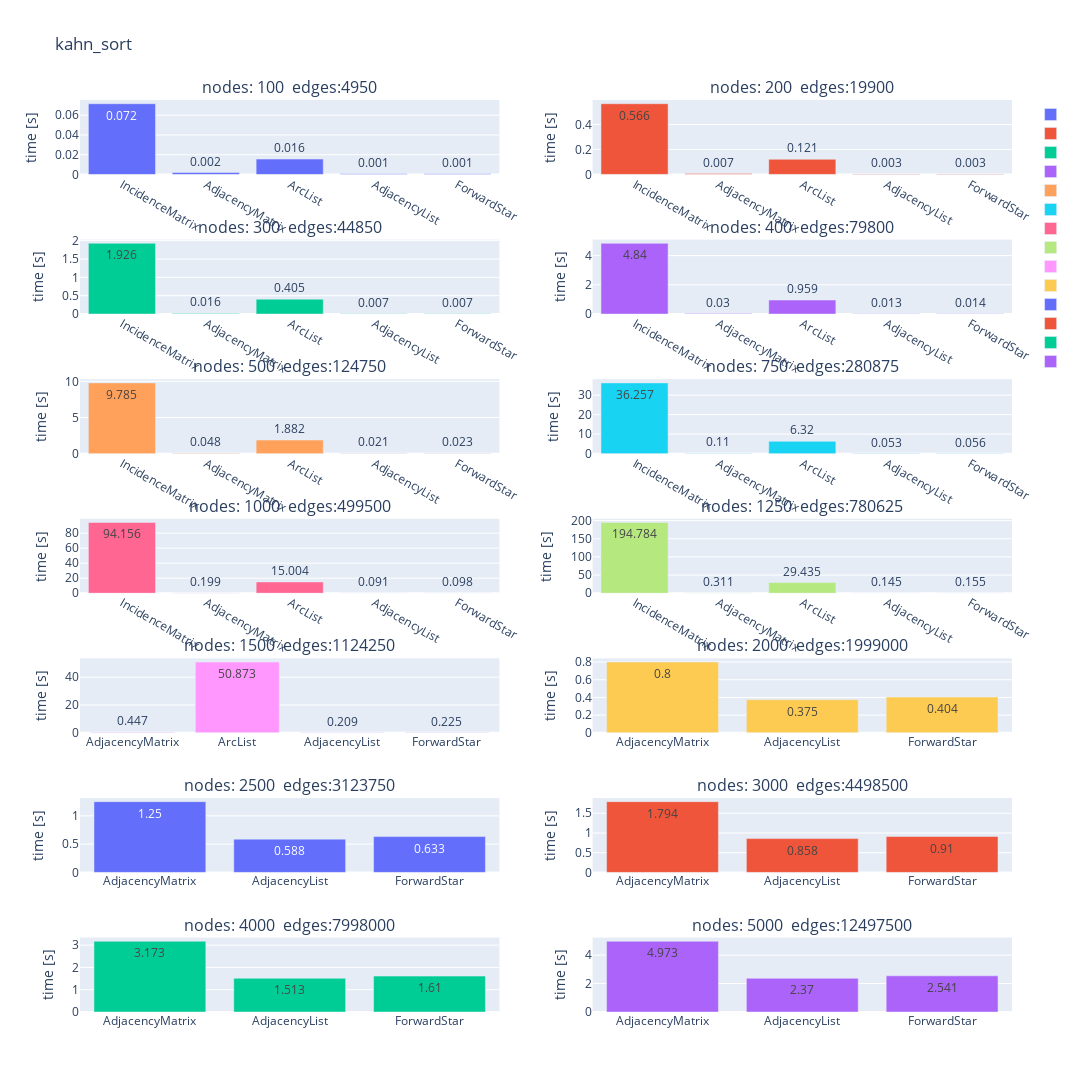

Notebook source saved alongside this figure:
### Code cell
compareSortTimesForGraphSizes(times["kahn_sort"], "kahn_sort")

### Figure 1 — Plotly figure (JSON) as saved in the notebook; plotly's stock layout.template omitted (floating-point values rounded to 4 significant figures)
{"data": [{"name": "", "text": ["0.072", "0.002", "0.016", "0.001", "0.001"], "textposition": "auto", "type": "bar", "x": ["IncidenceMatrix", "AdjacencyMatrix", "ArcList", "AdjacencyList", "ForwardStar"], "xaxis": "x", "y": [0.07161, 0.001972, 0.01555, 0.0007148, 0.0007939], "yaxis": "y"}, {"name": "", "text": ["0.566", "0.007", "0.121", "0.003", "0.003"], "textposition": "auto", "type": "bar", "x": ["IncidenceMatrix", "AdjacencyMatrix", "ArcList", "AdjacencyList", "ForwardStar"], "xaxis": "x2", "y": [0.5664, 0.007161, 0.1212, 0.002931, 0.003231], "yaxis": "y2"}, {"name": "", "text": ["1.926", "0.016", "0.405", "0.007", "0.007"], "textposition": "auto", "type": "bar", "x": ["IncidenceMatrix", "AdjacencyMatrix", "ArcList", "AdjacencyList", "ForwardStar"], "xaxis": "x3", "y": [1.926, 0.01643, 0.4051, 0.006534, 0.007089], "yaxis": "y3"}, {"name": "", "text": ["4.84", "0.03", "0.959", "0.013", "0.014"], "textposition": "auto", "type": "bar", "x": ["IncidenceMatrix", "AdjacencyMatrix", "ArcList", "AdjacencyList", "ForwardStar"], "xaxis": "x4", "y": [4.84, 0.03013, 0.959, 0.01272, 0.01396], "yaxis": "y4"}, {"name": "", "text": ["9.785", "0.048", "1.882", "0.021", "0.023"], "textposition": "auto", "type": "bar", "x": ["IncidenceMatrix", "AdjacencyMatrix", "ArcList", "AdjacencyList", "ForwardStar"], "xaxis": "x5", "y": [9.785, 0.04807, 1.882, 0.02076, 0.0228], "yaxis": "y5"}, {"name": "", "text": ["36.257", "0.11", "6.32", "0.053", "0.056"], "textposition": "auto", "type": "bar", "x": ["IncidenceMatrix", "AdjacencyMatrix", "ArcList", "AdjacencyList", "ForwardStar"], "xaxis": "x6", "y": [36.26, 0.1101, 6.32, 0.05289, 0.05551], "yaxis": "y6"}, {"name": "", "text": ["94.156", "0.199", "15.004", "0.091", "0.098"], "textposition": "auto", "type": "bar", "x": ["IncidenceMatrix", "AdjacencyMatrix", "ArcList", "AdjacencyList", "ForwardStar"], "xaxis": "x7", "y": [94.16, 0.1986, 15.0, 0.09069, 0.0976], "yaxis": "y7"}, {"name": "", "text": ["194.784", "0.311", "29.435", "0.145", "0.155"], "textposition": "auto", "type": "bar", "x": ["IncidenceMatrix", "AdjacencyMatrix", "ArcList", "AdjacencyList", "ForwardStar"], "xaxis": "x8", "y": [194.8, 0.3105, 29.44, 0.145, 0.1551], "yaxis": "y8"}, {"name": "", "text": ["0.447", "50.873", "0.209", "0.225"], "textposition": "auto", "type": "bar", "x": ["AdjacencyMatrix", "ArcList", "AdjacencyList", "ForwardStar"], "xaxis": "x9", "y": [0.4469, 50.87, 0.2095, 0.2246], "yaxis": "y9"}, {"name": "", "text": ["0.8", "0.375", "0.404"], "textposition": "auto", "type": "bar", "x": ["AdjacencyMatrix", "AdjacencyList", "ForwardStar"], "xaxis": "x10", "y": [0.7996, 0.3747, 0.4038], "yaxis": "y10"}, {"name": "", "text": ["1.25", "0.588", "0.633"], "textposition": "auto", "type": "bar", "x": ["AdjacencyMatrix", "AdjacencyList", "ForwardStar"], "xaxis": "x11", "y": [1.25, 0.5881, 0.6329], "yaxis": "y11"}, {"name": "", "text": ["1.794", "0.858", "0.91"], "textposition": "auto", "type": "bar", "x": ["AdjacencyMatrix", "AdjacencyList", "ForwardStar"], "xaxis": "x12", "y": [1.794, 0.8581, 0.9098], "yaxis": "y12"}, {"name": "", "text": ["3.173", "1.513", "1.61"], "textposition": "auto", "type": "bar", "x": ["AdjacencyMatrix", "AdjacencyList", "ForwardStar"], "xaxis": "x13", "y": [3.173, 1.513, 1.61], "yaxis": "y13"}, {"name": "", "text": ["4.973", "2.37", "2.541"], "textposition": "auto", "type": "bar", "x": ["AdjacencyMatrix", "AdjacencyList", "ForwardStar"], "xaxis": "x14", "y": [4.973, 2.37, 2.541], "yaxis": "y14"}], "layout": {"annotations": [{"font": {"size": 16}, "showarrow": false, "text": "nodes: 100  edges:4950", "x": 0.225, "xanchor": "center", "xref": "paper", "y": 1.0, "yanchor": "bottom", "yref": "paper"}, {"font": {"size": 16}, "showarrow": false, "text": "nodes: 200  edges:19900", "x": 0.775, "xanchor": "center", "xref": "paper", "y": 1.0, "yanchor": "bottom", "yref": "paper"}, {"font": {"size": 16}, "showarrow": false, "text": "nodes: 300  edges:44850", "x": 0.225, "xanchor": "center", "xref": "paper", "y": 0.8469, "yanchor": "bottom", "yref": "paper"}, {"font": {"size": 16}, "showarrow": false, "text": "nodes: 400  edges:79800", "x": 0.775, "xanchor": "center", "xref": "paper", "y": 0.8469, "yanchor": "bottom", "yref": "paper"}, {"font": {"size": 16}, "showarrow": false, "text": "nodes: 500  edges:124750", "x": 0.225, "xanchor": "center", "xref": "paper", "y": 0.6939, "yanchor": "bottom", "yref": "paper"}, {"font": {"size": 16}, "showarrow": false, "text": "nodes: 750  edges:280875", "x": 0.775, "xanchor": "center", "xref": "paper", "y": 0.6939, "yanchor": "bottom", "yref": "paper"}, {"font": {"size": 16}, "showarrow": false, "text": "nodes: 1000  edges:499500", "x": 0.225, "xanchor": "center", "xref": "paper", "y": 0.5408, "yanchor": "bottom", "yref": "paper"}, {"font": {"size": 16}, "showarrow": false, "text": "nodes: 1250  edges:780625", "x": 0.775, "xanchor": "center", "xref": "paper", "y": 0.5408, "yanchor": "bottom", "yref": "paper"}, {"font": {"size": 16}, "showarrow": false, "text": "nodes: 1500  edges:1124250", "x": 0.225, "xanchor": "center", "xref": "paper", "y": 0.3878, "yanchor": "bottom", "yref": "paper"}, {"font": {"size": 16}, "showarrow": false, "text": "nodes: 2000  edges:1999000", "x": 0.775, "xanchor": "center", "xref": "paper", "y": 0.3878, "yanchor": "bottom", "yref": "paper"}, {"font": {"size": 16}, "showarrow": false, "text": "nodes: 2500  edges:3123750", "x": 0.225, "xanchor": "center", "xref": "paper", "y": 0.2347, "yanchor": "bottom", "yref": "paper"}, {"font": {"size": 16}, "showarrow": false, "text": "nodes: 3000  edges:4498500", "x": 0.775, "xanchor": "center", "xref": "paper", "y": 0.2347, "yanchor": "bottom", "yref": "paper"}, {"font": {"size": 16}, "showarrow": false, "text": "nodes: 4000  edges:7998000", "x": 0.225, "xanchor": "center", "xref": "paper", "y": 0.08163, "yanchor": "bottom", "yref": "paper"}, {"font": {"size": 16}, "showarrow": false, "text": "nodes: 5000  edges:12497500", "x": 0.775, "xanchor": "center", "xref": "paper", "y": 0.08163, "yanchor": "bottom", "yref": "paper"}], "height": 1600, "title": {"text": "kahn_sort"}, "width": 1200, "xaxis": {"anchor": "y", "domain": [0, 0.45]}, "xaxis10": {"anchor": "y10", "domain": [0.55, 1]}, "xaxis11": {"anchor": "y11", "domain": [0, 0.45]}, "xaxis12": {"anchor": "y12", "domain": [0.55, 1]}, "xaxis13": {"anchor": "y13", "domain": [0, 0.45]}, "xaxis14": {"anchor": "y14", "domain": [0.55, 1]}, "xaxis2": {"anchor": "y2", "domain": [0.55, 1]}, "xaxis3": {"anchor": "y3", "domain": [0, 0.45]}, "xaxis4": {"anchor": "y4", "domain": [0.55, 1]}, "xaxis5": {"anchor": "y5", "domain": [0, 0.45]}, "xaxis6": {"anchor": "y6", "domain": [0.55, 1]}, "xaxis7": {"anchor": "y7", "domain": [0, 0.45]}, "xaxis8": {"anchor": "y8", "domain": [0.55, 1]}, "xaxis9": {"anchor": "y9", "domain": [0, 0.45]}, "yaxis": {"anchor": "x", "domain": [0.9184, 1.0], "title": {"text": "time [s]"}}, "yaxis10": {"anchor": "x10", "domain": [0.3061, 0.3878], "title": {"text": "time [s]"}}, "yaxis11": {"anchor": "x11", "domain": [0.1531, 0.2347], "title": {"text": "time [s]"}}, "yaxis12": {"anchor": "x12", "domain": [0.1531, 0.2347], "title": {"text": "time [s]"}}, "yaxis13": {"anchor": "x13", "domain": [0, 0.08163], "title": {"text": "time [s]"}}, "yaxis14": {"anchor": "x14", "domain": [0, 0.08163], "title": {"text": "time [s]"}}, "yaxis2": {"anchor": "x2", "domain": [0.9184, 1.0], "title": {"text": "time [s]"}}, "yaxis3": {"anchor": "x3", "domain": [0.7653, 0.8469], "title": {"text": "time [s]"}}, "yaxis4": {"anchor": "x4", "domain": [0.7653, 0.8469], "title": {"text": "time [s]"}}, "yaxis5": {"anchor": "x5", "domain": [0.6122, 0.6939], "title": {"text": "time [s]"}}, "yaxis6": {"anchor": "x6", "domain": [0.6122, 0.6939], "title": {"text": "time [s]"}}, "yaxis7": {"anchor": "x7", "domain": [0.4592, 0.5408], "title": {"text": "time [s]"}}, "yaxis8": {"anchor": "x8", "domain": [0.4592, 0.5408], "title": {"text": "time [s]"}}, "yaxis9": {"anchor": "x9", "domain": [0.3061, 0.3878], "title": {"text": "time [s]"}}}}
